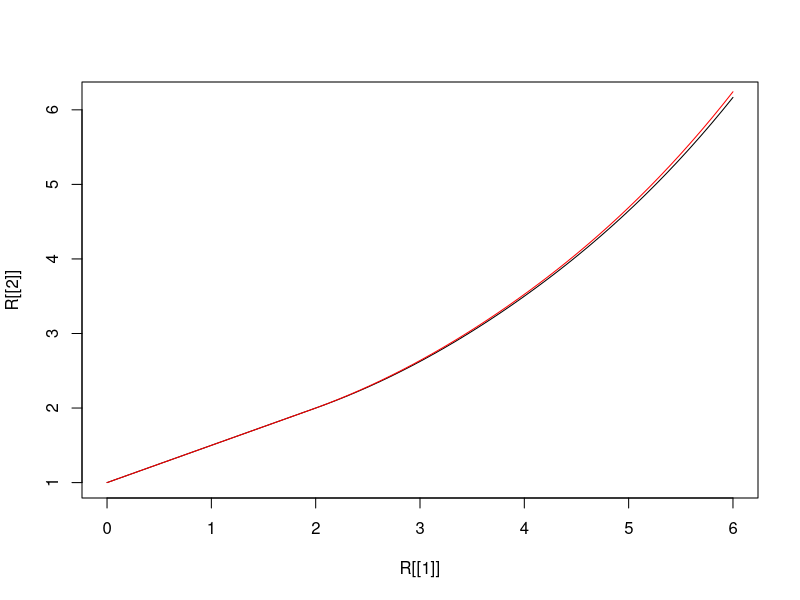

Here is the R script that generated this plot:

rm(list=ls())

# Introducci ́on a las ecuaciones diferenciales
# con retardo
#Sabino P ́erez C ́ordoba
#
# x'(t) = alfa x(t − τ ),
# x(t) = a, −τ ≤ t 0
#  


Integral <- function(del1=0,n=0, y0=0){
   y = rep(0, n)
   y[0] = y0
   x1 = 1
   for (i in 2:n){
     x2 = x1 + del1 / x1
     x1 = x2
     y[i] = x2
   }
   res <- y
}

Integral_ret <- function(del1=0, Mn=0, n=0, y0=0){
   print(del1)
   alfa = 1/2
   mn = Mn*n
   y = c(rep(y0, n), rep(0, mn))
   ny = length(y)
   print(ny)
   x1 = y[n]
   for (i in (n+1):(mn+n)){
     x2 = x1 + del1 * alfa * y[i-n]
     x1 = x2
     y[i] = x2
   }
   print(y)
   res <- y[n:(mn+n)]
}

Sol_Ecu_retarto_teorica <- function(){
   # calculo de la ec. diferencial con retardo en forma teorica
   a = 1
   alfa=1/2
   tao = 2
   del1 = .1
   n = tao/del1

   t = seq(0, tao, length.out=n)
   niter = 3

   res = c()
   tt = c()

   for (i in 1:niter){
     suma = a
        for (k in 1:i){
        suma = suma + (a*alfa^k*(t -(k-1)*tao)^k)/factorial(k)
     }
     tt = c(tt,t)
     t = t+tao
     res = c(res, suma)
   }
   ret = list(tt, res)
}

R <- Sol_Ecu_retarto_teorica()

plot(R[[1]], R[[2]], type='l')
#---------------------------------------------------

Mn = 3
tao = 2   
del1 = .1
n = tao/del1

y <- Integral_ret(del1, Mn, n, 1)

n = length(y)

x = seq(0, 6, length.out=n)

points(x, y, type='l', col='red')
